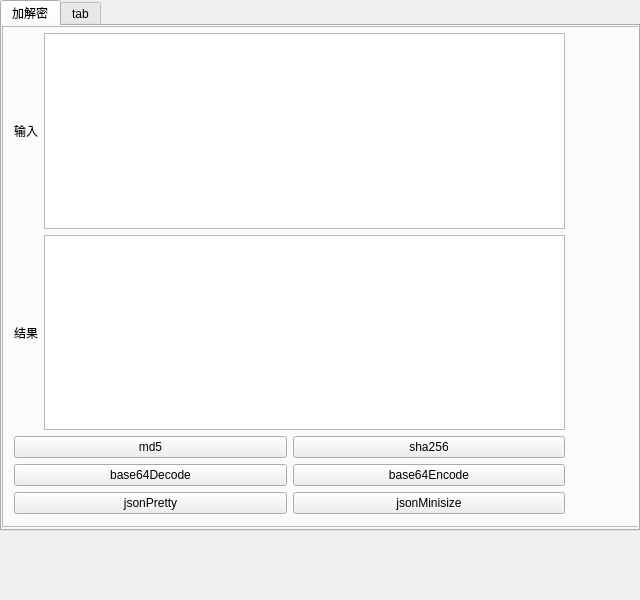
<?xml version="1.0" encoding="UTF-8"?>
<ui version="4.0">
 <class>MainWindow</class>
 <widget class="QMainWindow" name="MainWindow">
  <property name="geometry">
   <rect>
    <x>0</x>
    <y>0</y>
    <width>640</width>
    <height>600</height>
   </rect>
  </property>
  <property name="sizePolicy">
   <sizepolicy hsizetype="Expanding" vsizetype="Expanding">
    <horstretch>0</horstretch>
    <verstretch>0</verstretch>
   </sizepolicy>
  </property>
  <property name="windowTitle">
   <string>常用工具</string>
  </property>
  <widget class="QWidget" name="centralwidget">
   <property name="sizePolicy">
    <sizepolicy hsizetype="Fixed" vsizetype="Fixed">
     <horstretch>0</horstretch>
     <verstretch>0</verstretch>
    </sizepolicy>
   </property>
   <widget class="QTabWidget" name="tabWidget">
    <property name="geometry">
     <rect>
      <x>0</x>
      <y>0</y>
      <width>640</width>
      <height>531</height>
     </rect>
    </property>
    <property name="sizePolicy">
     <sizepolicy hsizetype="Expanding" vsizetype="Expanding">
      <horstretch>0</horstretch>
      <verstretch>0</verstretch>
     </sizepolicy>
    </property>
    <property name="currentIndex">
     <number>0</number>
    </property>
    <widget class="QWidget" name="tab">
     <attribute name="title">
      <string>加解密</string>
     </attribute>
     <widget class="QFrame" name="frame">
      <property name="geometry">
       <rect>
        <x>0</x>
        <y>0</y>
        <width>640</width>
        <height>501</height>
       </rect>
      </property>
      <property name="sizePolicy">
       <sizepolicy hsizetype="Expanding" vsizetype="Expanding">
        <horstretch>0</horstretch>
        <verstretch>0</verstretch>
       </sizepolicy>
      </property>
      <property name="frameShape">
       <enum>QFrame::StyledPanel</enum>
      </property>
      <property name="frameShadow">
       <enum>QFrame::Raised</enum>
      </property>
      <widget class="QWidget" name="">
       <property name="geometry">
        <rect>
         <x>12</x>
         <y>7</y>
         <width>551</width>
         <height>481</height>
        </rect>
       </property>
       <layout class="QGridLayout" name="gridLayout">
        <item row="0" column="0">
         <widget class="QLabel" name="label">
          <property name="text">
           <string>输入</string>
          </property>
         </widget>
        </item>
        <item row="0" column="1">
         <widget class="QTextEdit" name="inputEdit"/>
        </item>
        <item row="1" column="0">
         <widget class="QLabel" name="label_2">
          <property name="text">
           <string>结果</string>
          </property>
         </widget>
        </item>
        <item row="1" column="1">
         <widget class="QTextEdit" name="outputEdit"/>
        </item>
        <item row="2" column="0" colspan="2">
         <layout class="QHBoxLayout" name="horizontalLayout_3">
          <item>
           <widget class="QPushButton" name="md5Button">
            <property name="text">
             <string>md5</string>
            </property>
           </widget>
          </item>
          <item>
           <widget class="QPushButton" name="sha256Button">
            <property name="text">
             <string>sha256</string>
            </property>
           </widget>
          </item>
         </layout>
        </item>
        <item row="3" column="0" colspan="2">
         <layout class="QHBoxLayout" name="horizontalLayout_4">
          <item>
           <widget class="QPushButton" name="base64DecButton">
            <property name="text">
             <string>base64Decode</string>
            </property>
           </widget>
          </item>
          <item>
           <widget class="QPushButton" name="base64EncButton">
            <property name="text">
             <string>base64Encode</string>
            </property>
           </widget>
          </item>
         </layout>
        </item>
        <item row="4" column="0" colspan="2">
         <layout class="QHBoxLayout" name="horizontalLayout">
          <item>
           <widget class="QPushButton" name="jsonPrettyButton">
            <property name="text">
             <string>jsonPretty</string>
            </property>
           </widget>
          </item>
          <item>
           <widget class="QPushButton" name="jsonMinisizeButton">
            <property name="text">
             <string>jsonMinisize</string>
            </property>
           </widget>
          </item>
         </layout>
        </item>
       </layout>
      </widget>
     </widget>
    </widget>
    <widget class="QWidget" name="tab_2">
     <attribute name="title">
      <string>tab</string>
     </attribute>
    </widget>
   </widget>
  </widget>
 </widget>
 <resources/>
 <connections/>
</ui>
